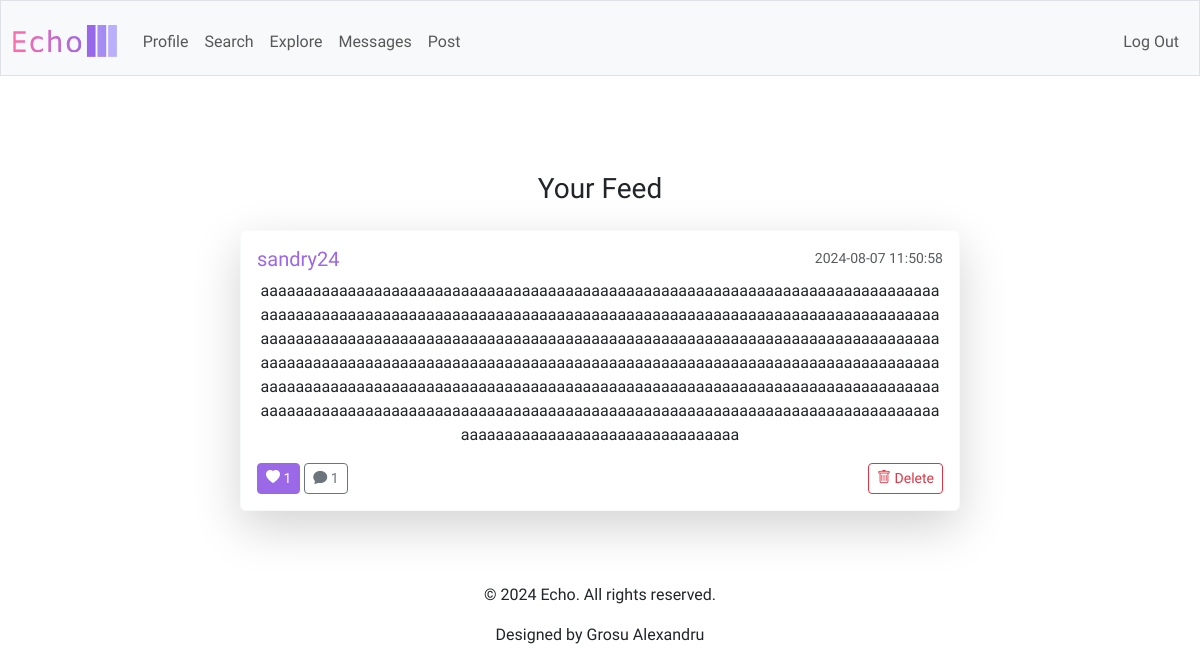
Page /feed (signed in) on the earlier database version.
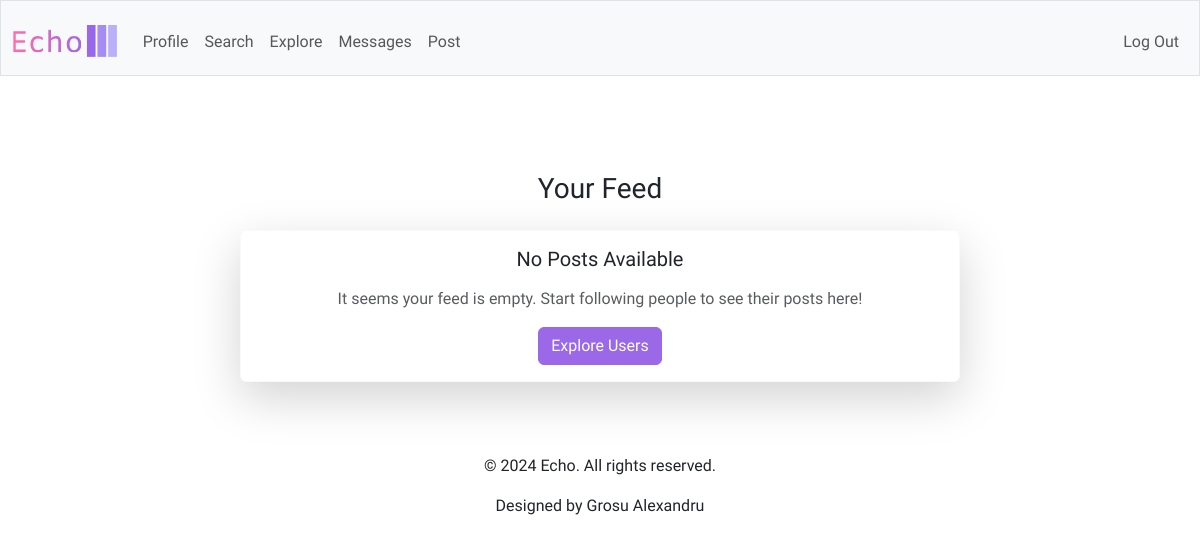
Same page on the later database version.
### tables this page shows
CREATE TABLE posts (
    id INTEGER PRIMARY KEY AUTOINCREMENT,
    user_id INTEGER NOT NULL,
    content TEXT NOT NULL,
    created_at TIMESTAMP DEFAULT CURRENT_TIMESTAMP,
    FOREIGN KEY (user_id) REFERENCES users(id)
);

### app.py (the view)
@app.route("/feed")
@login_required
def feed():
    user_id = session['user_id']
    posts = db.execute('''
        SELECT p.id, p.user_id, p.content, p.created_at, u.username,
               COUNT(l.id) AS like_count,
               EXISTS (
                   SELECT 1 FROM likes l2
                   WHERE l2.user_id = ? AND l2.post_id = p.id
               ) AS liked_by_user
        FROM posts p
        JOIN users u ON p.user_id = u.id
        LEFT JOIN likes l ON p.id = l.post_id
        WHERE p.user_id = ? OR EXISTS (
            SELECT 1 FROM follows f
            WHERE f.follower_id = ? AND f.followed_id = p.user_id
        )
        GROUP BY p.id
        ORDER BY p.created_at DESC
    ''', user_id, user_id, user_id)
    comments = db.execute('''
        SELECT c.id, c.user_id, c.content, c.created_at, c.post_id, u.username
        FROM comments c
        JOIN users u ON c.user_id = u.id
        WHERE c.post_id IN (SELECT id FROM posts)
        ORDER BY c.created_at ASC
    ''')
    grouped_comments = {}
    for comment in comments:
        post_id = comment['post_id']
        if post_id not in grouped_comments:
            grouped_comments[post_id] = []
        grouped_comments[post_id].append(comment)
    return render_template("feed.html", posts=posts, comments=grouped_comments)

### app.py (called while the page is built)
@app.after_request
def after_request(response):
    response.headers["Cache-Control"] = "no-cache, no-store, must-revalidate"
    response.headers["Expires"] = 0
    response.headers["Pragma"] = "no-cache"
    return response

### helpers.py (called while the page is built)
def login_required(f):
    @wraps(f)
    def decorated_function(*args, **kwargs):
        if session.get("user_id") is None:
            return redirect("/login")
        return f(*args, **kwargs)
    return decorated_function

### templates/feed.html (shortened to what this page needs)
{% extends "layout.html" %}
{% block main %}
<div class="container mt-5">
    <h3 class="mb-4 text-center">Your Feed</h3>
    <div class="row justify-content-center">
        <div class="col-md-8">
            {% if posts %}
                {% for post in posts %}
                    <div class="card mb-4 shadow-lg border-light">
                        <div class="card-body">
                            <div class="d-flex justify-content-between align-items-center mb-2">
                                <h5 class="card-title mb-0">
                                    <a href="{{ url_for('profile', username=post['username']) }}" class="purple text-decoration-none">
                                        {{ post['username'] }}
                                    </a>
                                </h5>
                                <small class="text-muted">{{ post['created_at'] }}</small>
                            </div>
                            <p class="card-text">{{ post['content'] }}</p>
                            <div class="d-flex justify-content-between align-items-center">
                                <div>
                                    <form action="{{ url_for('toggle_like', post_id=post['id']) }}" method="post" class="d-inline">
                                        <button type="submit" class="btn {{ 'btn-primary' if post['liked_by_user'] else 'btn-outline-primary' }} btn-sm">
                                            <i class="bi bi-heart-fill"></i> {{ post['like_count'] }}
                                        </button>
                                    </form>
                                    <button class="btn btn-outline-secondary btn-sm" data-bs-toggle="collapse" data-bs-target="#comments-{{ post['id'] }}">
                                        <i class="bi bi-chat-fill"></i> {{ comments[post['id']] | length if post['id'] in comments else 0 }}
                                    </button>
                                </div>
                                {% if post['user_id'] == session['user_id'] %}
                                    <form action="{{ url_for('delete_post', post_id=post['id']) }}" method="post" class="d-inline" onsubmit="return confirm('Are you sure you want to delete this post?');">
                                        <button type="submit" class="btn btn-outline-danger btn-sm">
                                            <i class="bi bi-trash"></i> Delete
                                        </button>
                                    </form>
                                {% endif %}
                            </div>
                        </div>
                    </div>
                {% endfor %}
            {% else %}
                <div class="card mb-4 shadow-lg border-light">
                    <div class="card-body text-center">
                        <h5 class="card-title mb-3">No Posts Available</h5>
                        <p class="card-text text-muted">It seems your feed is empty. Start following people to see their posts here!</p>
                        <a href="{{ url_for('explore') }}" class="btn btn-primary">Explore Users</a>
                    </div>
                </div>
            {% endif %}
        </div>
    </div>
</div>
{% endblock %}

### templates/layout.html (shortened to what this page needs)
<!DOCTYPE html>
<html lang="en">
    <head>
        <link href="https://cdn.jsdelivr.net/npm/bootstrap@5.3.3/dist/css/bootstrap.min.css" rel="stylesheet">
        <link rel="stylesheet" href="https://cdn.jsdelivr.net/npm/bootstrap-icons@1.10.5/font/bootstrap-icons.css">
        <link href="/static/styles.css" rel="stylesheet">
    </head>
    <body>
        <nav class="bg-light border navbar navbar-expand-md navbar-light">
            <div class="container-fluid">
                <a class="navbar-brand" href="/"><img alt="Echo" class="logo-image" src="/static/echo-icons/svg/logo-no-background.svg"></a>
                <div class="collapse navbar-collapse" id="navbar">
                    {% if session["user_id"] %}
                        <ul class="navbar-nav me-auto mt-2">
                            <li class="nav-item"><a class="nav-link" href="/profile">Profile</a></li>
                            <li class="nav-item"><a class="nav-link" href="/search">Search</a></li>
                            <li class="nav-item"><a class="nav-link" href="/explore">Explore</a></li>
                            <li class="nav-item"><a class="nav-link" href="/messages">Messages</a></li>
                            <li class="nav-item"><a class="nav-link" href="/create-post">Post</a></li>
                        </ul>
                        <ul class="navbar-nav ms-auto mt-2">
                            <li class="nav-item"><a class="nav-link" href="/logout">Log Out</a></li>
                        </ul>
                    {% else %}
                        <ul class="navbar-nav ms-auto mt-2">
                            <li class="nav-item"><a class="nav-link" href="/register">Register</a></li>
                            <li class="nav-item"><a class="nav-link" href="/login">Log In</a></li>
                        </ul>
                    {% endif %}
                </div>
            </div>
        </nav>
        <main class="container py-5 text-center">
            {% block main %}{% endblock %}
        </main>
        <footer class="text-center">
            <div class="container">
                <p>&copy; 2024 Echo. All rights reserved.</p>
                <p>Designed by Grosu Alexandru</p>
            </div>
        </footer>
    </body>
</html>

### static/styles.css (style rules this page uses)
body { font-family: "Amiko", sans-serif; }
nav .navbar-brand { font-size: xx-large; font-weight: 600; }
.btn-primary, .btn-primary:active:focus { background-color: #9b68e7; border-color: #9b68e7; color: #fff; }
nav .navbar-brand .logo-image { height: 32px; width: auto; }

Differences in the rows shown:
removed posts: username "sandry24", created_at "2024-08-07 11:50:58", content "aaaaaaaaaaaaaaaaaaaaaaaaaaaaaaaaaaaaaaaaaaaaaaaaaaaaaaaaaaaaaaaaaaaaaaaaaaaaaaaaaaaaaaaaaaaaaaaaaaaaaaaaaaaaaaaaaaaaaaaaaaaaaaaaaaaaaaaaaaaaaaaaaaaaaaaaaaaaaaaaaaaaaaaaaaaaaaaaaaaaaaaaaaaaaaaaaaaaaaaaaaaaaaaaaaaaaaaaaaaaaaaaaaaaaaaaaaaaaaaaaaaaaaaaaaaaaaaaaaaaaaaaaaaaaaaaaaaaaaaaaaaaaaaaaaaaaaaaaaaaaaaaaaaaaaaaaaaaaaaaaaaaaaaaaaaaaaaaaaaaaaaaaaaaaaaaaaaaaaaaaaaaaaaaaaaaaaaaaaaaaaaaaaaaaaaaaaaaaaaaaaaaaaaaaaaaaaaaaaaaaaaaaaaaaaaaaaaaaaaaaaaaaaaaaaaaaaaaaaaaaaaaaaaaaaaaaaaaaaaaaaaaaaaaaaaaaaaaaaaa", like_count "1", comments "1"
Other differences:
text now shown: "No Posts Available It seems your feed is empty. Start following people to see their posts here! Explore Users"
